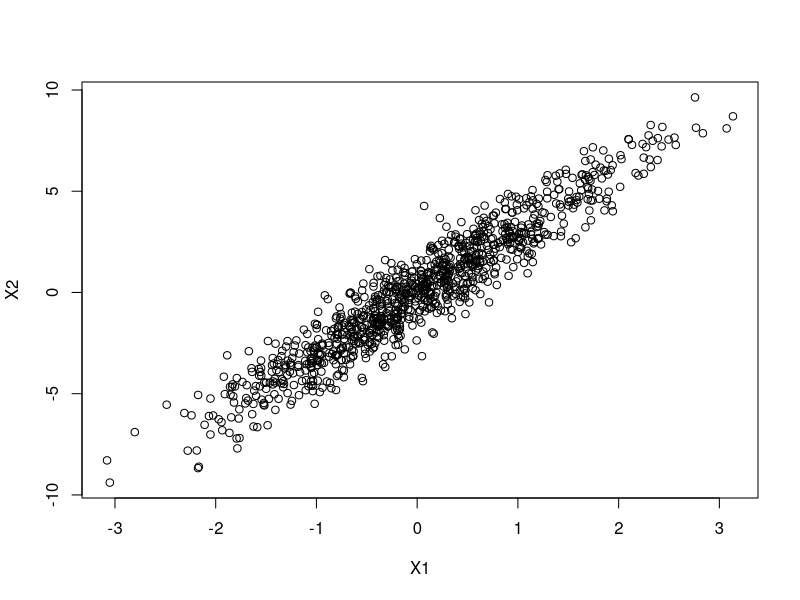
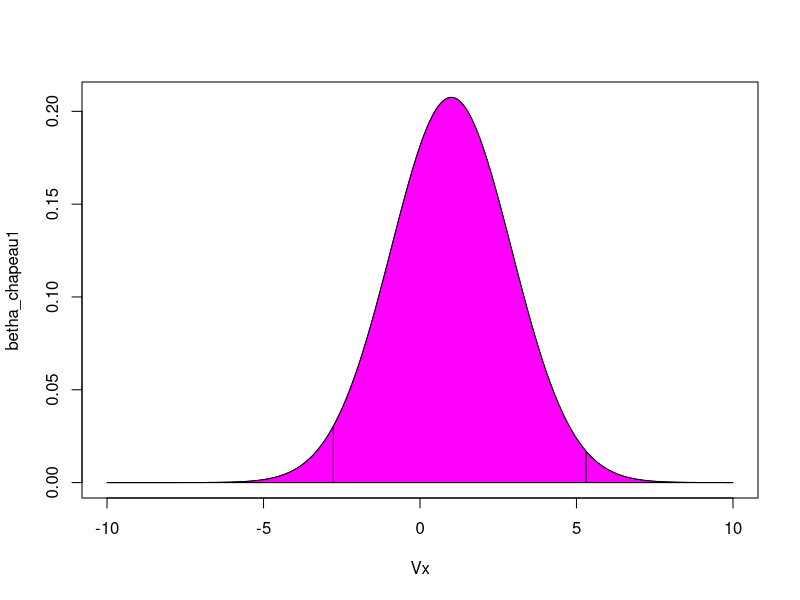
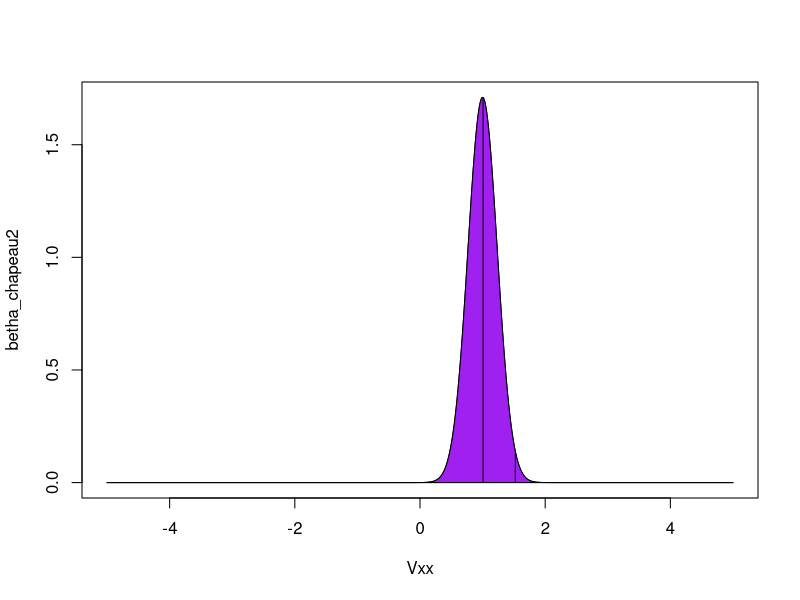
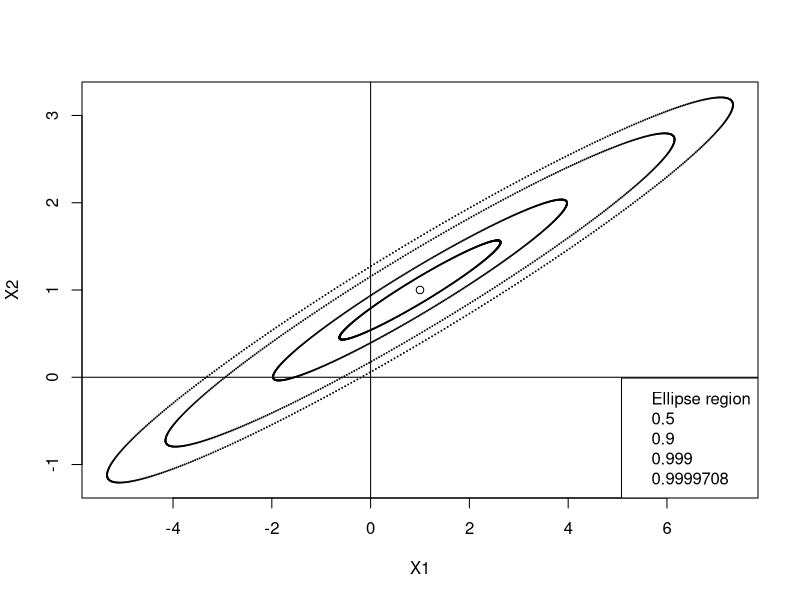

These figures' R source, in order:
## ---- chunk 1
knitr::opts_chunk$set(echo = TRUE)
## ---- chunk 2
set.seed(0)
mat <- matrix(0, nrow=6000, ncol=201)
for (i in 1:6000){
  mat[i,] = rnorm(201,0,1)
}
frame <- as.data.frame(mat)
## ---- chunk 3
y <- mat[,1]
x <- mat[, 2:201]
model <- lm(y~x, data=frame)
summary(model)
## ---- chunk 4
p_values = summary(model)$coefficients[,4]
count_non_zero = 0
for (i in 1:length(p_values)){
  if(p_values[i] < 0.05){
    count_non_zero = count_non_zero + 1
  }
}
## ---- chunk 5
n = 1000
epsilon1 <- rnorm(1000,0,1)
epsilon2 <- rnorm(1000,0,1)
epsilon3 <- rnorm(1000,0,1)
X1 <- epsilon1
X2 <- 3*X1 +epsilon2
Y <- 2 + X1 + X2 + epsilon3
plot(X1,X2)
## ---- chunk 6
set.seed(3)
epsilonp1 <- rnorm(10,0,1)
epsilonp2 <- rnorm(10,0,1)
epsilonp3 <- rnorm(10,0,1)
Xp1 <- epsilonp1
Xp2 <- 3*Xp1 +epsilonp2
Yp <-  2 + Xp1 + Xp2 + epsilonp3
Yp
## ---- chunk 7
model1 = lm(Yp~Xp1)
summary(model1)
fitted(model1)
## ---- chunk 8
model2 = lm(Yp~Xp2)
summary(model2)
fitted(model2)
## ---- chunk 9
model3 =  lm(Yp~Xp1 + Xp2)
summary(model3)
## ---- chunk 10
colone1 = matrix(1, nrow = 10 ,ncol = 1 )
matriceX =matrix(nrow = 10 ,ncol = 3 )
matriceX[,1] = colone1
matriceX[,2] = Xp1
matriceX[,3] = Xp2


betha_mu = matrix(nrow = 3 , ncol = 1  )
betha_mu[1,1] = 2
betha_mu[2,1] = 1
betha_mu[3,1] = 1
matriceX_trans = t(matriceX)
matrix_cov = matriceX_trans%*%matriceX
matriInverse = solve(matrix_cov)

#Density betha1_chapeau
Vx <- seq(-10, 10, length=1000)
betha_chapeau1 = dnorm(Vx, betha_mu[2,1] , matriInverse[2,2] )


#Density betha2_chapeau
Vxx <- seq(-5, 5, length=1000)
betha_chapeau2 = dnorm(Vxx, betha_mu[3,1] , matriInverse[3,3] )
#Quantiles de betha1_chapeau en 0.025 et 0.975
quantile0.025 <- qnorm(1 - 0.025/2 , mean = betha_mu[2,1],  sd = matriInverse[2,2] )
quantile0.975 <- qnorm(1 - 0.975 , mean = betha_mu[2,1],  sd = matriInverse[2,2] )

#Quantiles de betha2_chapeau en 0.025 et 0.975
quantile0.025a <- qnorm(1 - 0.025/2 , mean = betha_mu[3,1],  sd = matriInverse[3,3] )
quantile0.975a <- qnorm(1 - 0.975/2 , mean = betha_mu[3,1],  sd = matriInverse[3,3] )

#
densityB1_0.025 =  dnorm(quantile0.025, mean = betha_mu[2,1], sd = matriInverse[2,2]  )
densityB1_0.975 =  dnorm(quantile0.975, mean = betha_mu[2,1], sd = matriInverse[2,2]  )
densityB2_0.025 =  dnorm(quantile0.025a, mean = betha_mu[3,1], sd = matriInverse[3,3]  )
densityB2_0.975 =  dnorm(quantile0.975a, mean = betha_mu[3,1], sd = matriInverse[3,3]  )
#Quantiles de betha1_chapeau en 0.025 et 0.975
quantile0.025 <- qnorm(1 - 0.025/2 , mean = betha_mu[2,1],  sd = matriInverse[2,2] )
quantile0.975 <- qnorm(1 - 0.975 , mean = betha_mu[2,1],  sd = matriInverse[2,2] )

#Quantiles de betha2_chapeau en 0.025 et 0.975
quantile0.025a <- qnorm(1 - 0.025/2 , mean = betha_mu[3,1],  sd = matriInverse[3,3] )
quantile0.975a <- qnorm(1 - 0.975/2 , mean = betha_mu[3,1],  sd = matriInverse[3,3] )

#
densityB1_0.025 =  dnorm(quantile0.025, mean = betha_mu[2,1], sd = matriInverse[2,2]  )
densityB1_0.975 =  dnorm(quantile0.975, mean = betha_mu[2,1], sd = matriInverse[2,2]  )
densityB2_0.025 =  dnorm(quantile0.025a, mean = betha_mu[3,1], sd = matriInverse[3,3]  )
densityB2_0.975 =  dnorm(quantile0.975a, mean = betha_mu[3,1], sd = matriInverse[3,3]  )


#plot Betha1_chapeau:
plot(Vx, betha_chapeau1, type = "l")
polygon(Vx, betha_chapeau1, col = "magenta", border = "black")
segments(quantile0.025, 0,  quantile0.025, densityB1_0.025 )
segments(quantile0.975, 0,  quantile0.975, densityB1_0.975 )
#plot Betha2_chapeau
plot(Vxx, betha_chapeau2, type = "l")
polygon(Vxx, betha_chapeau2, col = "purple", border = "black")
segments(quantile0.025a, 0,  quantile0.025a, densityB2_0.025 )
segments(quantile0.975a, 0,  quantile0.975a, densityB2_0.975 )

## ---- chunk 11

ellipses = function(m, CV, probs)
{
  # Compute and plot an ellipse region for bivariate Gaussians, i.e., some ellipse that 
  # has probability probs to contain a 2D Gaussian vector with given parameters.
  # Inputs: 
  #   - m: means
  #   - CV: covariance matrix
  #   - probs: probabilities
  # Source : https://waterprogramming.wordpress.com/2016/11/07/plotting-probability-ellipses-for-bivariate-normal-distributions/
  
  # Coordinates of mean
  b1 = m[1]
  b2 = m[2]
  
  eg = eigen(CV)
  Evec = eg$vectors
  Eval = eg$values
  
  theta = seq(0,2*pi,0.01) # angles used for plotting ellipses
  
  vec.norm = function(v) { sqrt(t(v) %*% v)}
  # compute angle for rotation of ellipse
  # rotation angle will be angle between x axis and first eigenvector
  x.vec = c(1, 0) # vector along x-axis
  cosrotation = t(x.vec) %*% Evec[,1]/(vec.norm(x.vec)*vec.norm(Evec[,1]))
  rotation = pi/2-acos(cosrotation) # rotation angle
  #create a rotation matrix
  R  = matrix(c(sin(rotation), cos(rotation), -cos(rotation), sin(rotation)), 
              nrow=2, ncol=2, byrow = TRUE)
  
  # Create chi squared vector
  chisq = qchisq(probs,2) # percentiles of chi^2 dist df=2
  
  # size ellipses for each quantile
  xRadius = rep(0, length(chisq))
  yRadius = rep(0, length(chisq))
  x = list()
  y = list()
  x.plot = list()
  y.plot = list()
  rotated_Coords = list()
  for (i in 1:length(chisq)) {
    # calculate the radius of the ellipse
    xRadius[i]=(chisq[i]*Eval[1])^.5; # primary axis
    yRadius[i]=(chisq[i]*Eval[2])^.5; # secondary axis
    # lines for plotting ellipse
    x[[i]] = xRadius[i]* cos(theta);
    y[[i]] = yRadius[i] * sin(theta);
    # rotate ellipse
    rotated_Coords[[i]] = R %*% matrix(c(x[[i]], y[[i]]), nrow=2, byrow=TRUE)
    # center ellipse
    x.plot[[i]] = t(rotated_Coords[[i]][1,]) + b1
    y.plot[[i]] = t(rotated_Coords[[i]][2,]) + b2}
  
  xlim = range(x.plot[[i]])
  ylim = range(y.plot[[i]])
  plot(b1,b2, xlab = "X1", ylab = "X2", xlim = xlim, ylim = ylim, cex=1)
  abline(h=0)
  abline(v=0)
  # Plot contours
  for (j in 1:length(chisq)) {
    points(x.plot[[j]],y.plot[[j]], cex=0.1)}
  
  legend("bottomright", c('Ellipse region', paste(probs)))}

bethaa <- betha_mu[-1,]
cov <- matriInverse[-1,-1]
probabilities <- seq(1:4)
probabilities[1] = 0.5
probabilities[2] = 0.9
probabilities[3] = 0.999
pv_fisher = 2.92e-05
probabilities[4] = 1 - pv_fisher 
ellipses(bethaa, cov, probabilities)
